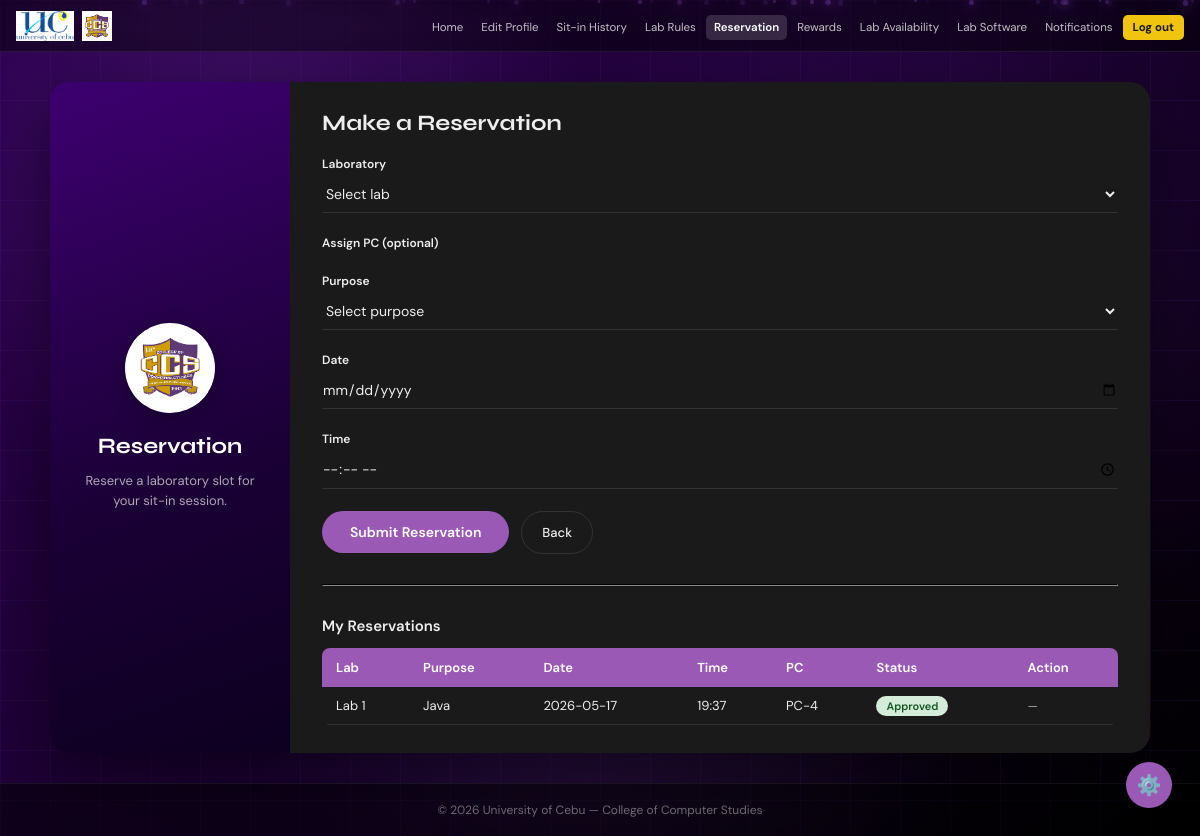
The app's page /student/reservation (signed in), older data.
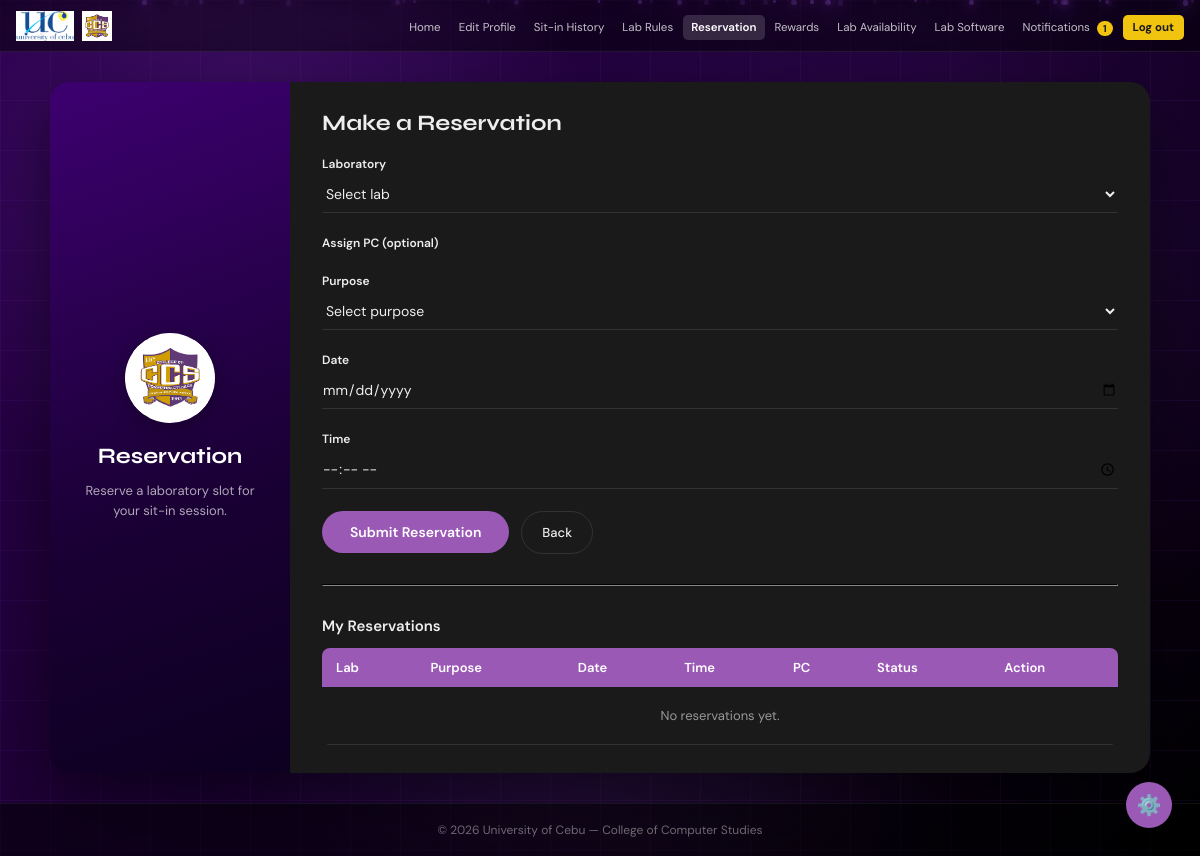
The same page, newer data.
### tables this page shows
CREATE TABLE reservations (
        id INTEGER PRIMARY KEY AUTOINCREMENT,
        idnum TEXT NOT NULL,
        name TEXT NOT NULL,
        lab TEXT NOT NULL,
        purpose TEXT NOT NULL DEFAULT '',
        date TEXT NOT NULL,
        time TEXT NOT NULL,
        status TEXT NOT NULL DEFAULT 'Pending'
    , pc_id INTEGER);

CREATE TABLE computer_units (
        id INTEGER PRIMARY KEY AUTOINCREMENT,
        pc_number TEXT NOT NULL,
        lab_id INTEGER NOT NULL,
        status TEXT NOT NULL DEFAULT 'Available',
        FOREIGN KEY (lab_id) REFERENCES laboratory(id)
    );

### app.py (the view, shortened to what this page needs)
@app.route('/student/reservation', methods=['GET', 'POST'])
def student_reservation():
    if not student_required():
        return redirect(url_for('login'))
    conn = get_db()
    status_row = conn.execute("SELECT value FROM settings WHERE key = 'reservations_enabled'").fetchone()
    reservations_enabled = (status_row['value'] == '1') if status_row else True
    conn.close()
    if not reservations_enabled:
        flash('Reservations are currently disabled by the administrator.', 'error')
    error = None
    conn = get_db()
    labs = conn.execute('SELECT * FROM laboratory ORDER BY lab_name').fetchall()
    reservations = conn.execute('''
        SELECT r.*, cu.pc_number
        FROM reservations r
        LEFT JOIN computer_units cu ON r.pc_id = cu.id
        WHERE r.idnum = ?
        ORDER BY r.id DESC
    ''', (session['user_idnum'],)).fetchall()
    conn.close()
    return render_template('student/reservationStudent.html',
                           error=error,
                           labs=labs,
                           reservations=reservations,
                           reservations_enabled=reservations_enabled)

### app.py (called while the page is built, shortened)
def get_db():
    conn = sqlite3.connect(os.path.join(BASE_DIR, 'database.db'))
    conn.row_factory = sqlite3.Row
    return conn

@app.before_request
def csrf_protect():
    if 'csrf_token' not in session:
        session['csrf_token'] = secrets.token_hex(16)
    if request.method == "POST":
        token = session.get('csrf_token', '')
        form_token = request.form.get('csrf_token', '')
        if not token or token != form_token:
            flash('Invalid request. Please try again.', 'error')
            return redirect(request.url)

@app.context_processor
def inject_unread_count():
    if 'user_id' in session and session.get('role') == 'student':
        conn = get_db()
        count = conn.execute('''
            SELECT COUNT(*) FROM notifications
            WHERE is_read = 0 AND (idnum = ? OR idnum = 'global')
        ''', (session['user_idnum'],)).fetchone()[0]
        conn.close()
        return dict(unread_count=count)

def student_required():
    return 'user_id' in session and session.get('role') == 'student'

### templates/student/reservationStudent.html (shortened to what the changed rows need)
<!DOCTYPE html>
<html lang="en" data-theme="dark">
<head>
  <link rel="stylesheet" href="{{ url_for('static', filename='style.css') }}" />
  <link href="https://cdnjs.cloudflare.com/ajax/libs/toastr.js/latest/toastr.min.css" rel="stylesheet"/>
</head>
<body>
  <nav>
    <ul class="nav-links">
      <li>
        <a href="{{ url_for('student_notifications') }}">
          Notifications
          {% if unread_count > 0 %}
            <span class="notification-badge">{{ unread_count }}</span>
          {% endif %}
        </a>
      </li>
    </ul>
  </nav>
  <main class="admin-main">
    <div class="admin-split-card">
      <div class="split-left">
        <h2 class="split-title">Reservation</h2>
      </div>
      <div class="split-right">
        <h2 class="form-title">Make a Reservation</h2>
        <div class="table-wrap">
          <table class="admin-table">
            <thead><tr><th>Lab</th><th>Purpose</th><th>Date</th><th>Time</th><th>PC</th><th>Status</th><th>Action</th></tr></thead>
            <tbody>
              {% for r in reservations %}
              <tr>
                <td>{{ r['lab'] }}</td>
                <td>{{ r['purpose'] }}</td>
                <td>{{ r['date'] }}</td>
                <td>{{ r['time'] }}</td>
                <td>{{ r['pc_number'] if r['pc_number'] else '—' }}</td>
                <td>
                  {% if r['status'] == 'Pending' %}<span class="badge badge-pending">Pending</span>
                  {% elif r['status'] == 'Approved' %}<span class="badge badge-active">Approved</span>
                  {% elif r['status'] == 'Cancelled' %}<span class="badge" style="background:#6b7280;color:#fff;padding:2px 8px;border-radius:12px;font-size:11px;font-weight:600;">Cancelled</span>
                  {% else %}<span class="badge badge-done">Rejected</span>{% endif %}
                </td>
                <td>
                  {% if r['status'] == 'Pending' %}
                  <form method="POST" action="{{ url_for('cancel_reservation', reservation_id=r['id']) }}" style="display:inline;">
                    <input type="hidden" name="csrf_token" value="{{ session['csrf_token'] }}">
                    <button type="submit" class="btn-delete" style="font-size:11px;padding:4px 10px;"
                      onclick="return confirm('Cancel this reservation?')">Cancel</button>
                  </form>
                  {% else %}
                  <span style="color:var(--muted);font-size:12px;">—</span>
                  {% endif %}
                </td>
              </tr>
              {% else %}<tr><td colspan="7" class="no-data">No reservations yet.</td></tr>{% endfor %}
            </tbody>
          </table>
        </div>
      </div>
    </div>
  </main>
</body>
</html>

Row changes from the older to the newer data that the page shows:
removed reservations: lab "Lab 1", purpose "Java", date "2026-05-17", time "19:37", pc_number "PC-4", status "Approved"
Text that changed along with them:
{{ unread_count }}: (not shown) → "1"
text now shown: "No reservations yet."
